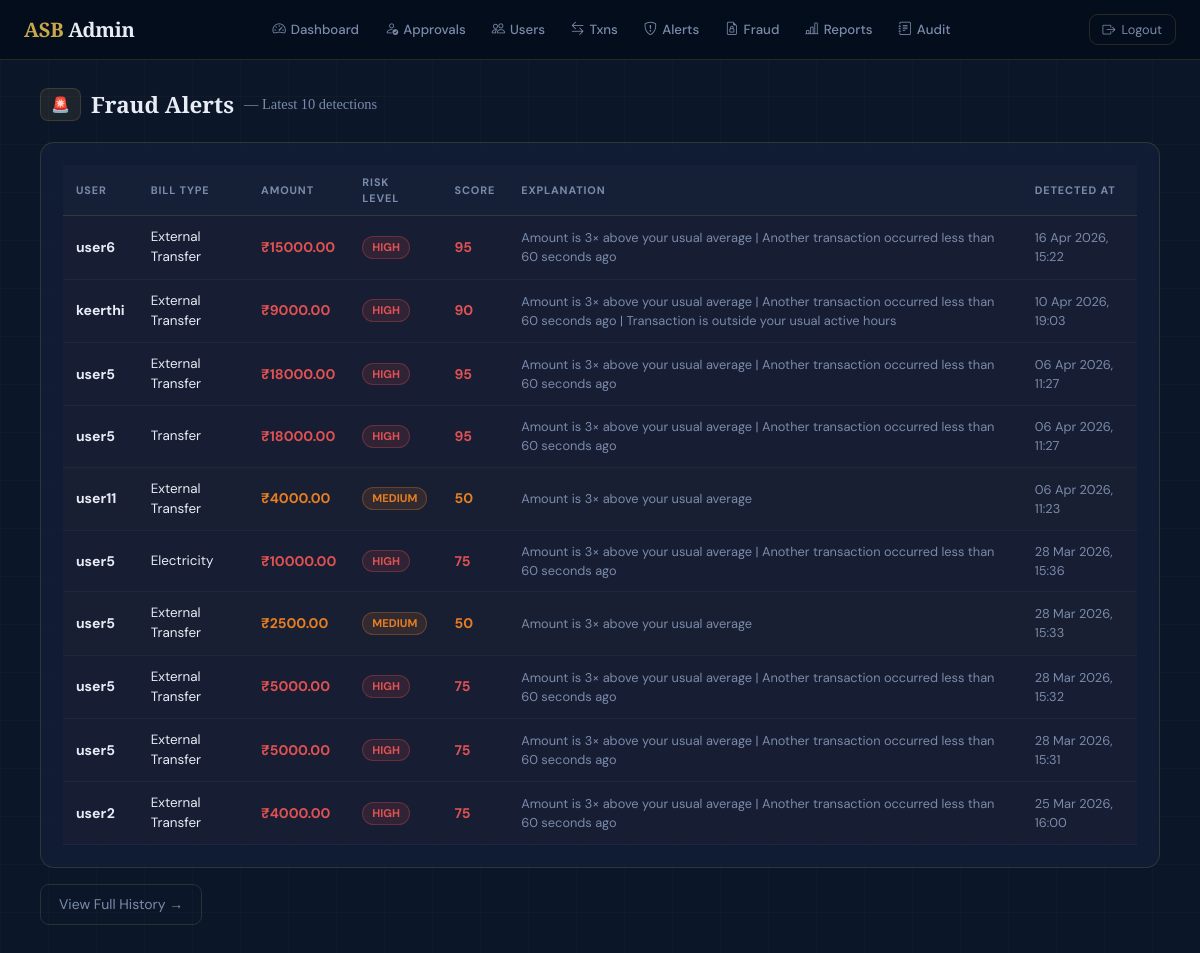
Page /control/fraud-alerts/ (signed in) on the committed database.
### fraud_detection/models.py (models this page shows, shortened)
class FraudRecord(models.Model):
    user        = models.ForeignKey(User, on_delete=models.CASCADE)
    bill_type   = models.CharField(max_length=100)
    amount      = models.DecimalField(max_digits=12, decimal_places=2)
    risk_score  = models.IntegerField(default=0)
    risk_level  = models.CharField(max_length=10, default='LOW')
    explanation = models.TextField(blank=True, default='')
    detected_at = models.DateTimeField(auto_now_add=True)
    class Meta:
        ordering = ['-detected_at']

### fraud_detection/views.py (the view)
# urls.py: path('control/fraud-alerts/',  views.fraud_alerts,  name='fraud_alerts'),
@login_required
@user_passes_test(lambda u: u.is_staff)
def fraud_alerts(request):
    return render(request, 'admin/fraud_alerts.html',
                  {'records': FraudRecord.objects.order_by('-detected_at')[:10]})

### templates/admin/fraud_alerts.html
{% extends "base.html" %}{% block content %}
<div class="page-title"><span class="pill">🚨</span> Fraud Alerts <span style="font-size:.9rem;font-weight:400;color:var(--muted);">— Latest 10 detections</span></div>
<div class="asb-card fu">
  <table class="asb-table">
    <thead><tr><th>User</th><th>Bill Type</th><th>Amount</th><th>Risk Level</th><th>Score</th><th>Explanation</th><th>Detected At</th></tr></thead>
    <tbody>
    {% for r in records %}
    <tr style="{% if r.risk_level == 'HIGH' %}background:rgba(224,82,82,.03);{% elif r.risk_level == 'MEDIUM' %}background:rgba(230,126,34,.03);{% endif %}">
      <td style="font-weight:700;">{{ r.user.username }}</td>
      <td style="font-size:.84rem;">{{ r.bill_type }}</td>
      <td style="font-weight:700;color:{% if r.risk_level == 'HIGH' %}var(--red){% elif r.risk_level == 'MEDIUM' %}var(--orange){% else %}var(--teal){% endif %};">₹{{ r.amount }}</td>
      <td>{% if r.risk_level == 'HIGH' %}<span class="bdg bdg-high">HIGH</span>{% elif r.risk_level == 'MEDIUM' %}<span class="bdg bdg-med">MEDIUM</span>{% else %}<span class="bdg bdg-low">LOW</span>{% endif %}</td>
      <td style="font-weight:700;color:{% if r.risk_score >= 70 %}var(--red){% elif r.risk_score >= 40 %}var(--orange){% else %}var(--teal){% endif %};">{{ r.risk_score }}</td>
      <td style="font-size:.8rem;color:var(--muted);">{{ r.explanation|default:"Normal" }}</td>
      <td style="font-size:.8rem;color:var(--muted);">{{ r.detected_at|date:"d M Y, H:i" }}</td>
    </tr>
    {% empty %}
    <tr><td colspan="7" style="text-align:center;color:var(--muted);padding:30px;">No fraud records found.</td></tr>
    {% endfor %}
    </tbody>
  </table>
</div>
<div class="mt-3"><a href="{% url 'fraud_history' %}" class="btn-outline">View Full History →</a></div>
{% endblock %}

### templates/base.html (style rules this page uses)
:root { --navy:#0B1629;--navy2:#111E35;--navy3:#172540; --gold:#C9A84C;--gold2:#E8C46A; --teal:#19B8A0;--red:#E05252;--orange:#E67E22; --text:#E8EDF5;--muted:#7A8BAA; --border:rgba(201,168,76,.18); --card:rgba(17,30,53,.96); --radius:14px;--shadow:0 8px 32px rgba(0,0,0,.35); }
* { box-sizing:border-box; }
body { background:var(--navy); color:var(--text); font-family:'DM Sans',sans-serif; font-size:15px; min-height:100vh; }
body::before { content:'';position:fixed;inset:0; background-image: linear-gradient(rgba(201,168,76,.03) 1px,transparent 1px), linear-gradient(90deg,rgba(201,168,76,.03) 1px,transparent 1px); background-size:48px 48px; pointer-events:none;z-index:0; }
h1,h2,h3,h4,h5,.brand,.page-title,.balance-num { font-family:'Playfair Display',serif; }
.asb-card { background:var(--card); border:1px solid var(--border); border-radius:var(--radius); padding:22px; transition:.2s; }
.btn-outline { background:transparent;border:1px solid var(--border); color:var(--muted);padding:9px 18px;border-radius:9px; font-size:.875rem;cursor:pointer;transition:.2s; text-decoration:none;display:inline-flex;align-items:center;gap:6px; font-family:'DM Sans',sans-serif; }
.bdg { padding:2px 9px;border-radius:20px;font-size:.7rem;font-weight:700;display:inline-block; }
.bdg-med { background:rgba(230,126,34,.12);color:var(--orange);border:1px solid rgba(230,126,34,.3); }
.bdg-high { background:rgba(224,82,82,.12); color:var(--red); border:1px solid rgba(224,82,82,.3); }
.asb-table { width:100%;border-collapse:collapse; }
.asb-table th { font-size:.68rem;font-weight:700;text-transform:uppercase; letter-spacing:.08em;color:var(--muted); padding:9px 13px;border-bottom:1px solid var(--border); background:rgba(255,255,255,.02);font-family:'DM Sans',sans-serif; }
.asb-table td { padding:11px 13px;font-size:.875rem;border-bottom:1px solid rgba(255,255,255,.04);vertical-align:middle; }
.page-title { font-size:1.4rem;font-weight:700;color:var(--text); margin-bottom:20px;display:flex;align-items:center;gap:10px; font-family:'Playfair Display',serif; }
.pill { background:rgba(201,168,76,.1);border:1px solid var(--border); border-radius:8px;padding:4px 10px;font-size:.95rem; }
.fu { animation:fadeUp .35s ease both; }

### rows in the picture
FraudRecord: user.username "user6", bill_type "External Transfer", amount "15000.00", risk_level "HIGH", risk_score "95", explanation "Amount is 3× above your usual average | Another transaction occurred less than 60 seconds ago", detected_at "16 Apr 2026, 15:22"
FraudRecord: user.username "keerthi", bill_type "External Transfer", amount "9000.00", risk_level "HIGH", risk_score "90", explanation "Amount is 3× above your usual average | Another transaction occurred less than 60 seconds ago | Transaction is outside your usual active hours", detected_at "10 Apr 2026, 19:03"
FraudRecord: user.username "user5", bill_type "External Transfer", amount "18000.00", risk_level "HIGH", risk_score "95", explanation "Amount is 3× above your usual average | Another transaction occurred less than 60 seconds ago", detected_at "06 Apr 2026, 11:27"
FraudRecord: user.username "user5", bill_type "Transfer", amount "18000.00", risk_level "HIGH", risk_score "95", explanation "Amount is 3× above your usual average | Another transaction occurred less than 60 seconds ago", detected_at "06 Apr 2026, 11:27"
FraudRecord: user.username "user11", bill_type "External Transfer", amount "4000.00", risk_level "MEDIUM", risk_score "50", explanation "Amount is 3× above your usual average", detected_at "06 Apr 2026, 11:23"
FraudRecord: user.username "user5", bill_type "Electricity", amount "10000.00", risk_level "HIGH", risk_score "75", explanation "Amount is 3× above your usual average | Another transaction occurred less than 60 seconds ago", detected_at "28 Mar 2026, 15:36"
FraudRecord: user.username "user5", bill_type "External Transfer", amount "2500.00", risk_level "MEDIUM", risk_score "50", explanation "Amount is 3× above your usual average", detected_at "28 Mar 2026, 15:33"
FraudRecord: user.username "user5", bill_type "External Transfer", amount "5000.00", risk_level "HIGH", risk_score "75", explanation "Amount is 3× above your usual average | Another transaction occurred less than 60 seconds ago", detected_at "28 Mar 2026, 15:32"
FraudRecord: user.username "user5", bill_type "External Transfer", amount "5000.00", risk_level "HIGH", risk_score "75", explanation "Amount is 3× above your usual average | Another transaction occurred less than 60 seconds ago", detected_at "28 Mar 2026, 15:31"
FraudRecord: user.username "user2", bill_type "External Transfer", amount "4000.00", risk_level "HIGH", risk_score "75", explanation "Amount is 3× above your usual average | Another transaction occurred less than 60 seconds ago", detected_at "25 Mar 2026, 16:00"
